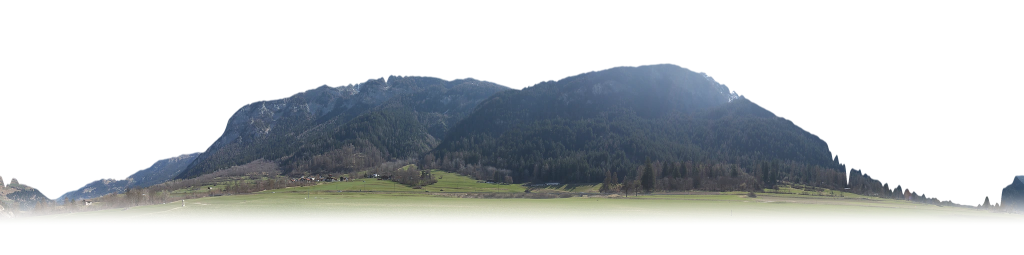
#> input picture stillwater/assets/sky/alps-field-mountains-4k.webp, 2048 x 510 px (shown at 1/2 size)
$ python build_alps_backdrop.py --source ../stillwater/assets/sky/alps-field-mountains-4k.webp   (older library calls are emulated)
#> lines starting #> are read from the running program, lines starting #| are printed output that depends on the picture
#!/usr/bin/env python3
"""Deterministic CC0 Poly Haven Alps Field sky/foreground removal.

Source: https://polyhaven.com/a/alps_field (author: Andreas Mischok)
Input: source 8K panorama JPG; output: front-facing 180° from 8K, 4096px desktop/2048px mobile WebP ridges.
Offline build only; browser does not depend on scipy/OpenCV.
"""
from pathlib import Path
from PIL import Image
import numpy as np,cv2
from scipy.ndimage import gaussian_filter1d
import time
import argparse
parser=argparse.ArgumentParser()
parser.add_argument('--source',required=True,
 help='Original 8192×4096 CC0 Alps Field panorama from polyhaven.com/a/alps_field')
args=parser.parse_args()
source=Path(args.source)
dest=Path(__file__).resolve().parents[1]/'stillwater/assets/sky'
rgb=np.asarray(Image.open(source).convert('RGB'))
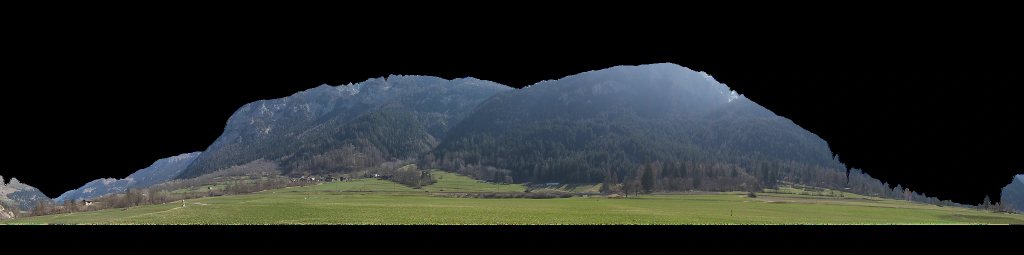
#> rgb: shape (510, 2048, 3) (shown at 1/2 size); mean R, G, B 35.3, 39.4, 38
h,w=rgb.shape[:2]
#> h = 510; w = 2048
#> (the run stopped early here; a loop or call above may not have finished)

$ run again, with stillwater/assets/sky/alps-midground-4k.webp copied over stillwater/assets/sky/alps-field-mountains-4k.webp
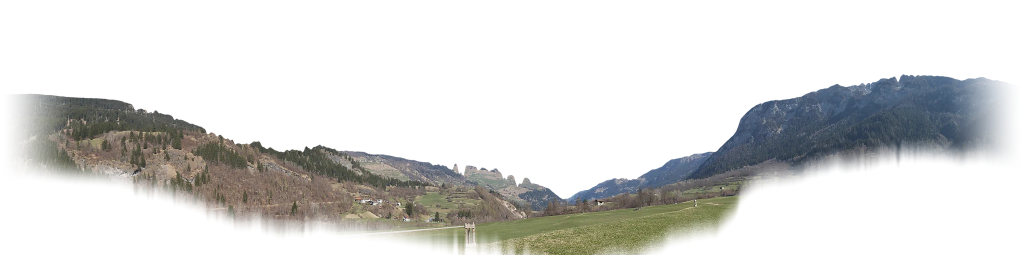
#> input picture stillwater/assets/sky/alps-midground-4k.webp, 2048 x 510 px (shown at 1/2 size)
#> `rgb=np.asarray(Image.open(source).convert('RGB'))`:
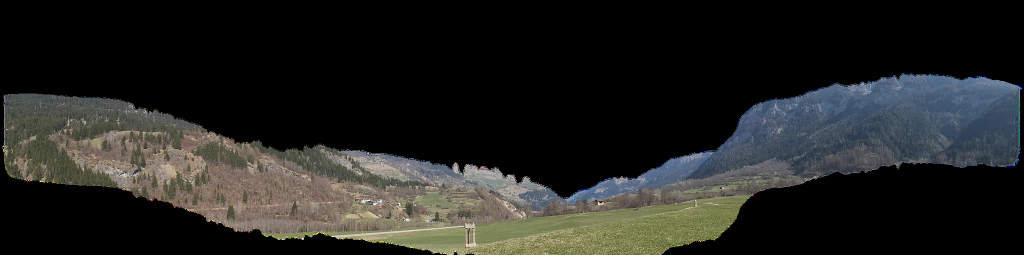
#> rgb: shape (510, 2048, 3) (shown at 1/2 size); mean R, G, B 35.1, 35.5, 33.2

$ run again, with stillwater/assets/sky/approved-alpine-midground-4k.webp copied over stillwater/assets/sky/alps-field-mountains-4k.webp
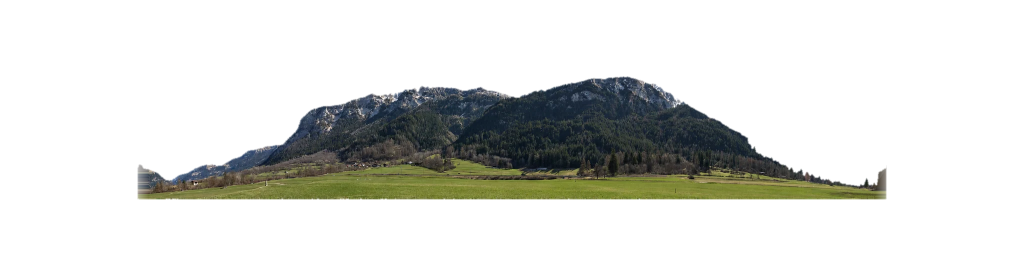
#> input picture stillwater/assets/sky/approved-alpine-midground-4k.webp, 2048 x 510 px (shown at 1/2 size)
#> `rgb=np.asarray(Image.open(source).convert('RGB'))`:
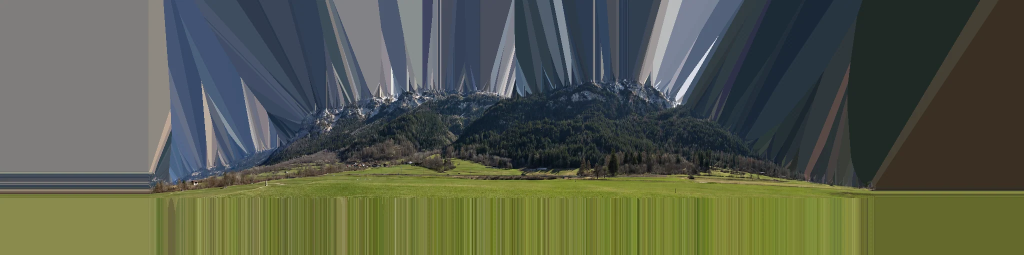
#> rgb: shape (510, 2048, 3) (shown at 1/2 size); mean R, G, B 85.3, 90.8, 75.3
